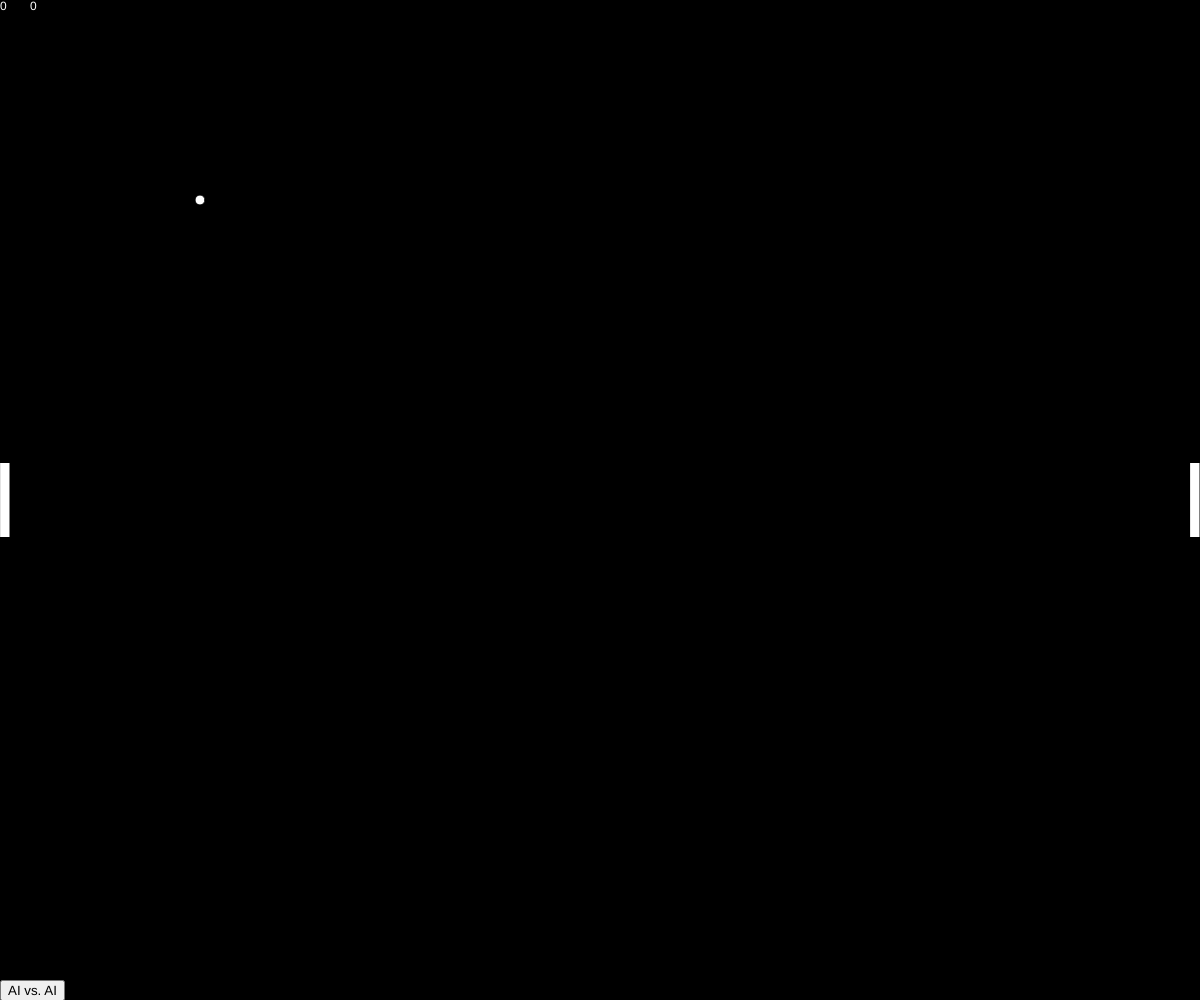
Frame 1 (no input)
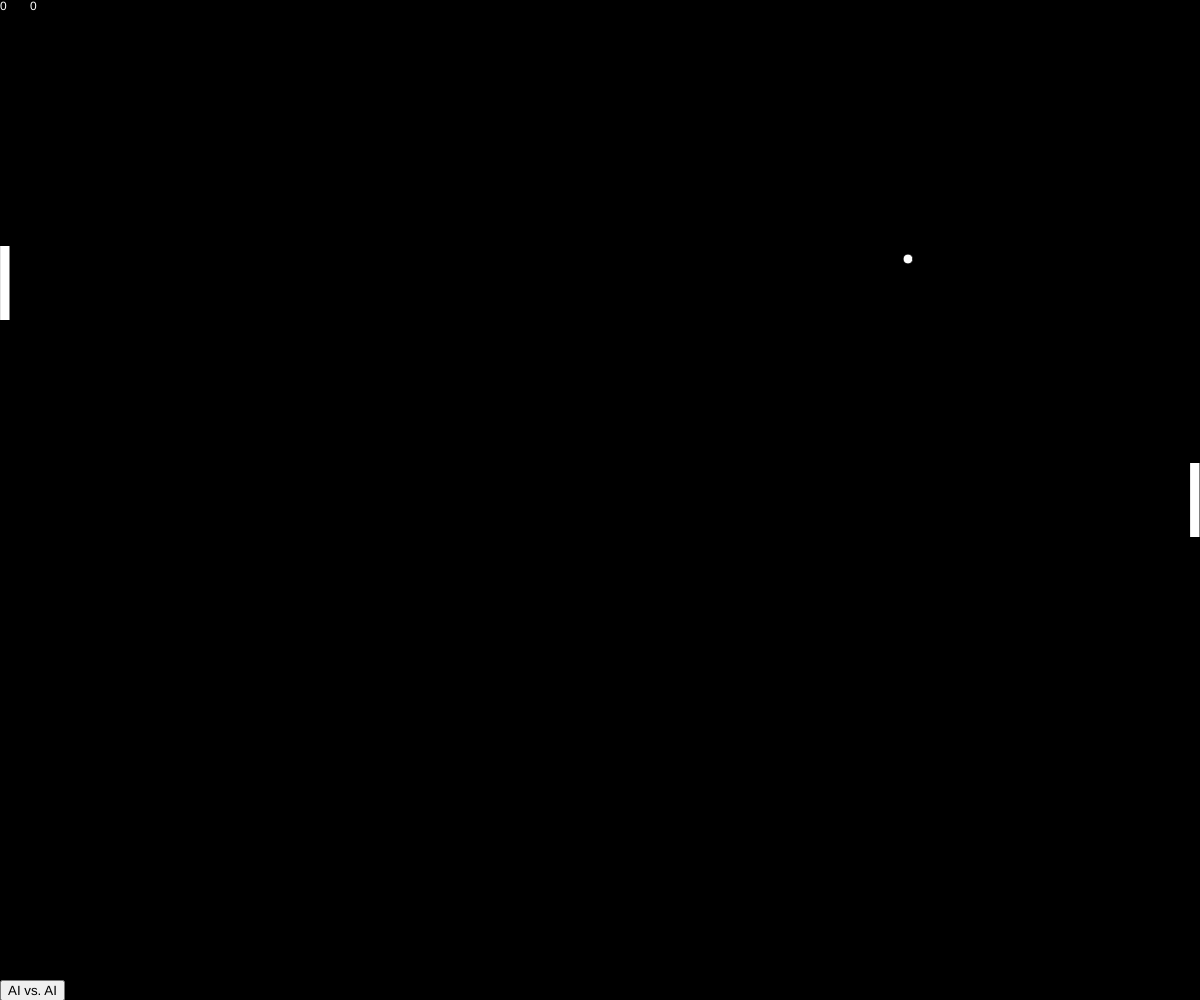
Frame 60 (no input)
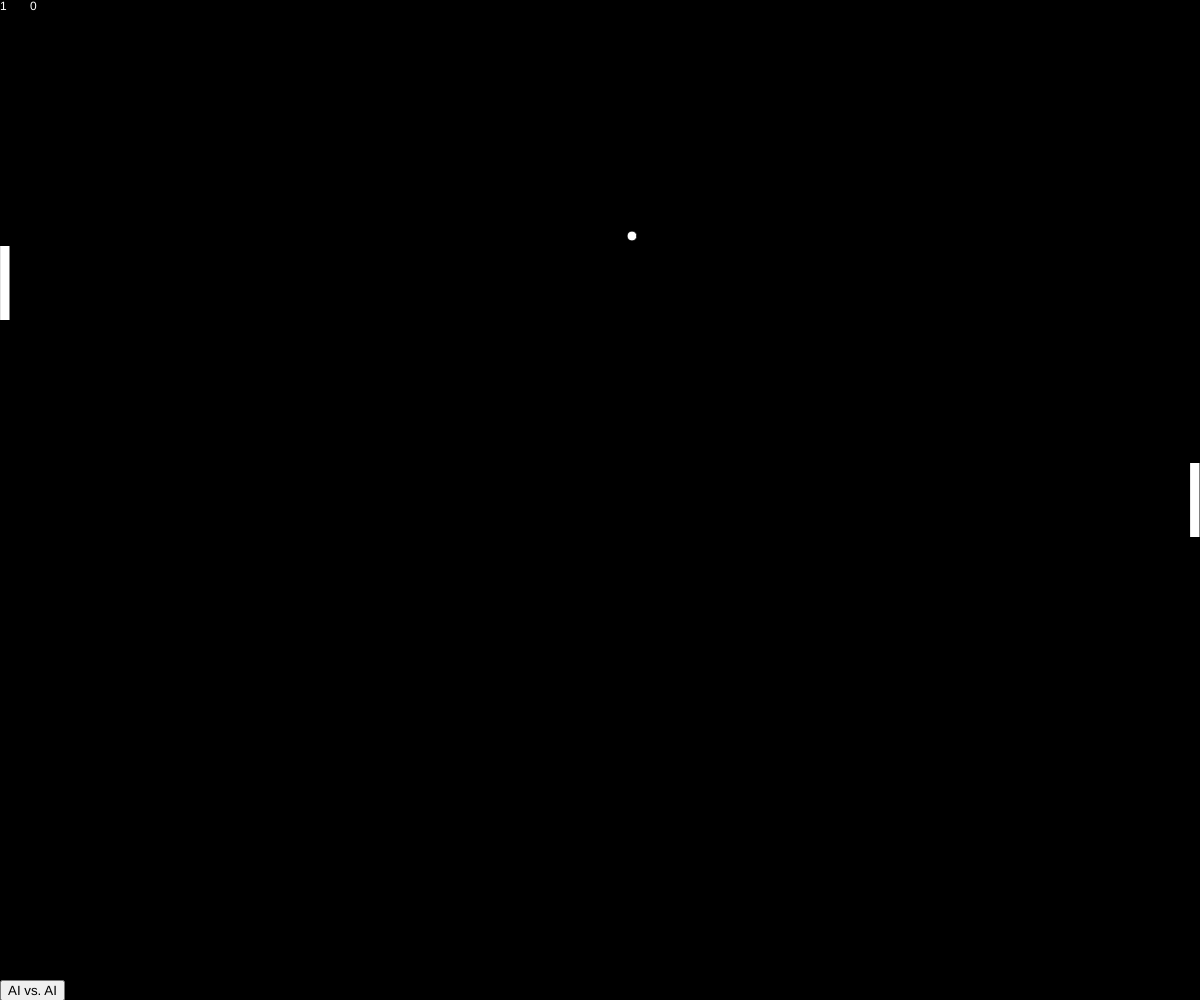
Frame 120 (the mouse pressed at the canvas centre since frame 60)

The p5.js sketch that drew these frames (run headless with seeded random() and noise() and a simulated clock; from frame 60 on, the mouse is pressed at the canvas centre):

// p5.js sketch
// ── sketch.js
/*
  The AIs name is Marg
*/

var aiVAi = false;
var paddleW = 10;
var paddleH = 75;
var rPPos;
var lPPos;
var pSpeed = 7;
var ballPos = [200, 200];
var ballVel = [7.5, 0.5];
var ballW = 10;
var ballH = 10;
var aiTurn = false;
var points = [0, 0];

this.focus();

function start() {
  rPPos = [0, height / 2 - paddleH / 2];
  lPPos = [width - paddleW, height / 2 - paddleH / 2];
  ballPos = [200, 200];
  ballVel = [12, 1];
  aiTurn = false;
}

function setup() {
  createCanvas(windowWidth, windowHeight);
  start();
  document.body.style.overflow = 'hidden';
  var b = createButton('AI vs. AI');
  b.position(0,height - 20);
  b.mousePressed(() => {aiVAi = !aiVAi});
}

function draw() {
  background(0);
  ellipse(ballPos[0], ballPos[1], ballW, ballH);
  rect(lPPos[0], rPPos[1], paddleW, paddleH);
  rect(rPPos[0], lPPos[1], paddleW, paddleH);
  ballPos = addVectors(ballPos, ballVel);
  ballVel = multVectors(bounce(ballPos, false), ballVel);
  
  if (keyIsDown(38) && rPPos[1] > 0) {
    rPPos[1] -= pSpeed;
  }
  if (keyIsDown(40) && rPPos[1] < height - paddleH) {
    rPPos[1] += pSpeed;
  }
  lPPos[1] += ai(1000, lPPos);
  if (aiVAi) rPPos[1] += ai(1000, rPPos);
  fill(255);
  text(points[0], 0, 10);
  text(points[1], 30, 10);
}

function addVectors(a, b) {
  var c = [];
  for (let i = 0; i < a.length; i++) {
    c[i] = a[i] + b[i];
  }
  return c;
}

function multVector(a, factor) {
  var c = [];
  for (let i = 0; i < a.length; i++) {
    c[i] = a[i] * factor;
  }
  return c;
}

function multVectors(a, b) {
  var c = [];
  for (let i = 0; i < a.length; i++) {
    c[i] = a[i] * b[i];
  }
  return c;
}

function bounce(pos, allWalls) {
  var x = pos[0];
  var y = pos[1];
  if (y < ballH / 2) {
    return [1, -1];
  }
  if (y > height - ballH / 2) {
    return [1, -1];
  }
  if (x < paddleW && aiTurn) {
    if (allWalls) return [-1, 1];
    
    if (y > lPPos[1] && y < lPPos[1] + paddleH) {
      aiTurn = false;
      ballVel = rY(y - lPPos[1], ballVel, lPPos[0]);
      return [-1, 1];
    } else {
      points[1] += 1;
      start();
    }
  }
  if (x > width - paddleW && !aiTurn) {
    if (allWalls) return [-1, 1];
    
    if (y > rPPos[1] && y < rPPos[1] + paddleH) {
      aiTurn = true;
      ballVel = rY(y - rPPos[1], ballVel, lPPos[0]);
      return [-1, 1];
    } else {
      points[0] += 1;
      start();
    }
  }
  return [1, 1];
}
function rY(diffX, vel, pX) {
  var i = PI / 4;
  var l = len(vel);
  var n = normal(vel);
  var a = map(diffX, 0, paddleH, -i, i);
  
  var r = atan2(n[1], n[0]) + a;
  return [cos(r) * l, sin(r) * l];
}
function normal(a) {
  var b = len(a);
  return [a[0] / b, a[1] / b];
}
function len(a) {
  return sqrt(a[0] * a[0] + a[1] * a[1]);
}
function ai(iters, p) {
  var tPos = ballPos;
  var tVel = ballVel;
  for (let i = 0; i < iters; i++) {
    tPos = addVectors(tPos, tVel);
    tVel = multVectors(tVel, bounce(tPos, true));

    if (p == lPPos && tPos[0] < paddleW) {
      break;
    }
    else if(tPos[0] > width - paddleW) {
      break;
    }
  }

  var diff = p[1] + paddleH / 2 - tPos[1];
  var a = 0;
  if (diff > pSpeed / 2 + 1) {
    a = pSpeed;
  }
  if (diff < -pSpeed / 2 -1) {
    a = -pSpeed;
  }
  
  return -a;
}
